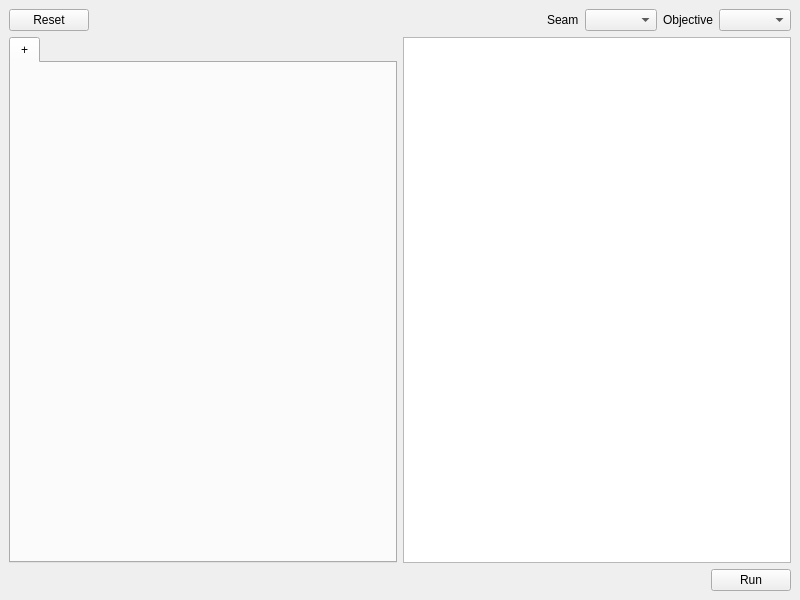
<?xml version="1.0" encoding="UTF-8"?>
<ui version="4.0">
 <class>pm_window</class>
 <widget class="QMainWindow" name="pm_window">
  <property name="geometry">
   <rect>
    <x>0</x>
    <y>0</y>
    <width>800</width>
    <height>600</height>
   </rect>
  </property>
  <property name="windowTitle">
   <string>MainWindow</string>
  </property>
  <widget class="QWidget" name="centralwidget">
   <layout class="QVBoxLayout" name="verticalLayout_2">
    <item>
     <layout class="QHBoxLayout" name="horizontalLayout">
      <item>
       <widget class="QPushButton" name="resetButton">
        <property name="text">
         <string>Reset</string>
        </property>
       </widget>
      </item>
      <item>
       <spacer name="horizontalSpacer">
        <property name="orientation">
         <enum>Qt::Horizontal</enum>
        </property>
        <property name="sizeHint" stdset="0">
         <size>
          <width>40</width>
          <height>20</height>
         </size>
        </property>
       </spacer>
      </item>
      <item>
       <widget class="QLabel" name="label_2">
        <property name="text">
         <string>Seam</string>
        </property>
       </widget>
      </item>
      <item>
       <widget class="QComboBox" name="smoothnessComboBox"/>
      </item>
      <item>
       <widget class="QLabel" name="label">
        <property name="text">
         <string>Objective</string>
        </property>
       </widget>
      </item>
      <item>
       <widget class="QComboBox" name="dataComboBox"/>
      </item>
     </layout>
    </item>
    <item>
     <layout class="QHBoxLayout" name="horizontalLayout_2">
      <item>
       <widget class="QTabWidget" name="tabWidget">
        <property name="tabPosition">
         <enum>QTabWidget::North</enum>
        </property>
        <property name="tabShape">
         <enum>QTabWidget::Rounded</enum>
        </property>
        <property name="currentIndex">
         <number>0</number>
        </property>
        <widget class="QWidget" name="addNewTab">
         <attribute name="title">
          <string>+</string>
         </attribute>
        </widget>
       </widget>
      </item>
      <item>
       <widget class="CustomView" name="graphicsView"/>
      </item>
     </layout>
    </item>
    <item>
     <layout class="QHBoxLayout" name="horizontalLayout_3">
      <item>
       <spacer name="horizontalSpacer_2">
        <property name="orientation">
         <enum>Qt::Horizontal</enum>
        </property>
        <property name="sizeHint" stdset="0">
         <size>
          <width>40</width>
          <height>20</height>
         </size>
        </property>
       </spacer>
      </item>
      <item>
       <widget class="QPushButton" name="runButton">
        <property name="text">
         <string>Run</string>
        </property>
       </widget>
      </item>
     </layout>
    </item>
   </layout>
  </widget>
  <widget class="QMenuBar" name="menubar">
   <property name="geometry">
    <rect>
     <x>0</x>
     <y>0</y>
     <width>800</width>
     <height>22</height>
    </rect>
   </property>
  </widget>
 </widget>
 <customwidgets>
  <customwidget>
   <class>CustomView</class>
   <extends>QGraphicsView</extends>
   <header>customview.hpp</header>
  </customwidget>
 </customwidgets>
 <resources/>
 <connections/>
</ui>
